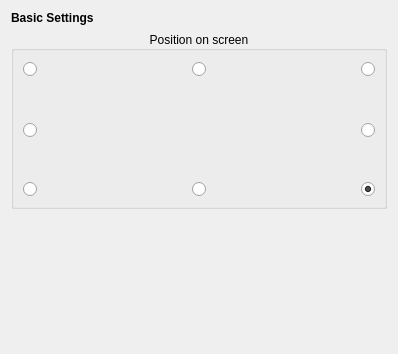
<?xml version="1.0" encoding="UTF-8"?>
<ui version="4.0">
 <class>BasicSettings</class>
 <widget class="QWidget" name="BasicSettings">
  <property name="geometry">
   <rect>
    <x>0</x>
    <y>0</y>
    <width>398</width>
    <height>354</height>
   </rect>
  </property>
  <layout class="QVBoxLayout" name="verticalLayout">
   <item>
    <widget class="QLabel" name="label">
     <property name="font">
      <font>
       <weight>75</weight>
       <bold>true</bold>
      </font>
     </property>
     <property name="text">
      <string>Basic Settings</string>
     </property>
    </widget>
   </item>
   <item>
    <widget class="QGroupBox" name="groupBox">
     <property name="title">
      <string>Position on screen</string>
     </property>
     <property name="alignment">
      <set>Qt::AlignCenter</set>
     </property>
     <layout class="QGridLayout" name="gridLayout">
      <item row="2" column="4">
       <widget class="QRadioButton" name="bottomRightRB">
        <property name="text">
         <string/>
        </property>
        <property name="checked">
         <bool>true</bool>
        </property>
        <attribute name="buttonGroup">
         <string notr="true">buttonGroup</string>
        </attribute>
       </widget>
      </item>
      <item row="1" column="4">
       <widget class="QRadioButton" name="centerRightRB">
        <property name="text">
         <string/>
        </property>
        <attribute name="buttonGroup">
         <string notr="true">buttonGroup</string>
        </attribute>
       </widget>
      </item>
      <item row="0" column="1">
       <spacer name="horizontalSpacer">
        <property name="orientation">
         <enum>Qt::Horizontal</enum>
        </property>
        <property name="sizeType">
         <enum>QSizePolicy::Expanding</enum>
        </property>
        <property name="sizeHint" stdset="0">
         <size>
          <width>40</width>
          <height>20</height>
         </size>
        </property>
       </spacer>
      </item>
      <item row="0" column="2">
       <widget class="QRadioButton" name="topCenterRB">
        <property name="text">
         <string/>
        </property>
        <attribute name="buttonGroup">
         <string notr="true">buttonGroup</string>
        </attribute>
       </widget>
      </item>
      <item row="2" column="2">
       <widget class="QRadioButton" name="bottomCenterRB">
        <property name="text">
         <string/>
        </property>
        <attribute name="buttonGroup">
         <string notr="true">buttonGroup</string>
        </attribute>
       </widget>
      </item>
      <item row="0" column="0">
       <widget class="QRadioButton" name="topLeftRB">
        <property name="text">
         <string/>
        </property>
        <attribute name="buttonGroup">
         <string notr="true">buttonGroup</string>
        </attribute>
       </widget>
      </item>
      <item row="0" column="4">
       <widget class="QRadioButton" name="topRightRB">
        <property name="text">
         <string/>
        </property>
        <attribute name="buttonGroup">
         <string notr="true">buttonGroup</string>
        </attribute>
       </widget>
      </item>
      <item row="1" column="0">
       <widget class="QRadioButton" name="centerLeftRB">
        <property name="text">
         <string/>
        </property>
        <attribute name="buttonGroup">
         <string notr="true">buttonGroup</string>
        </attribute>
       </widget>
      </item>
      <item row="2" column="0">
       <widget class="QRadioButton" name="bottomLeftRB">
        <property name="text">
         <string/>
        </property>
        <attribute name="buttonGroup">
         <string notr="true">buttonGroup</string>
        </attribute>
       </widget>
      </item>
      <item row="0" column="3">
       <spacer name="horizontalSpacer_2">
        <property name="orientation">
         <enum>Qt::Horizontal</enum>
        </property>
        <property name="sizeType">
         <enum>QSizePolicy::Expanding</enum>
        </property>
        <property name="sizeHint" stdset="0">
         <size>
          <width>40</width>
          <height>20</height>
         </size>
        </property>
       </spacer>
      </item>
      <item row="1" column="0">
       <spacer name="spacer">
        <property name="orientation">
         <enum>Qt::Vertical</enum>
        </property>
        <property name="sizeType">
         <enum>QSizePolicy::Minimum</enum>
        </property>
        <property name="sizeHint" stdset="0">
         <size>
          <width>100</width>
          <height>90</height>
         </size>
        </property>
       </spacer>
      </item>
      <item row="1" column="2">
       <spacer name="spacer">
        <property name="orientation">
         <enum>Qt::Vertical</enum>
        </property>
        <property name="sizeType">
         <enum>QSizePolicy::Minimum</enum>
        </property>
        <property name="sizeHint" stdset="0">
         <size>
          <width>100</width>
          <height>90</height>
         </size>
        </property>
       </spacer>
      </item>
     </layout>
    </widget>
   </item>
   <item>
    <spacer name="verticalSpacer">
     <property name="orientation">
      <enum>Qt::Vertical</enum>
     </property>
     <property name="sizeHint" stdset="0">
      <size>
       <width>105</width>
       <height>21</height>
      </size>
     </property>
    </spacer>
   </item>
   <item>
    <widget class="QLabel" name="warningLabel">
     <property name="wordWrap">
      <bool>true</bool>
     </property>
    </widget>
   </item>
  </layout>
 </widget>
 <resources/>
 <connections/>
 <buttongroups>
  <buttongroup name="buttonGroup"/>
 </buttongroups>
</ui>
